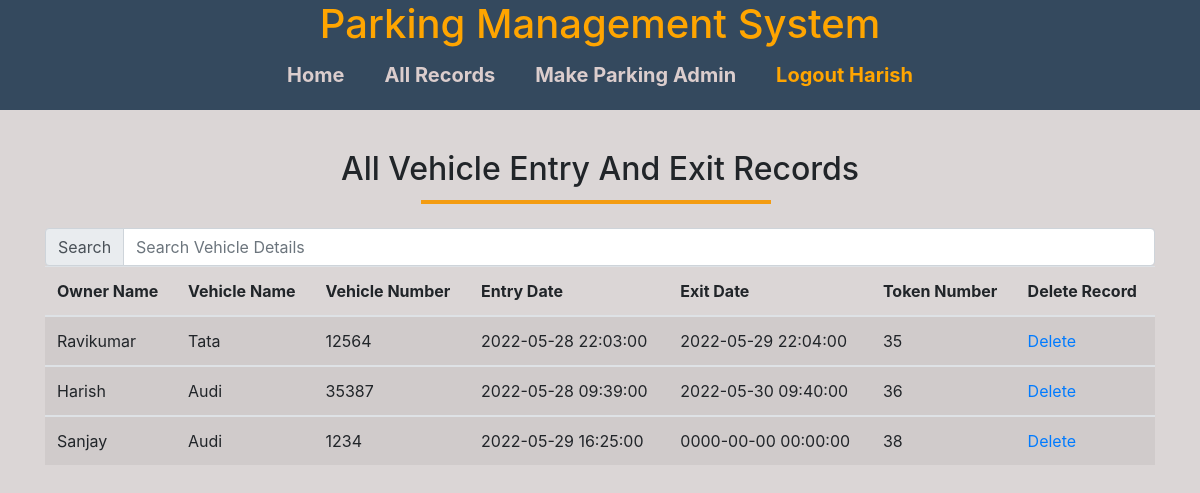
The app's page /record.php (signed in) with its own data.
### tables this page shows
CREATE TABLE `update_info` (
  `Owner_name` varchar(30) NOT NULL,
  `Vehicle_name` varchar(30) NOT NULL,
  `Vehicle_number` varchar(30) NOT NULL,
  `Entry_date` varchar(30) NOT NULL,
  `Exit_date` datetime NOT NULL,
  `Token_number` int(11) NOT NULL
);

### record.php (the view, shortened to what this page needs)
<?php
if(!isset($_SESSION["username"])){
    header("location:http://localhost/project1/login.php");
}else{
    ?>
    <!DOCTYPE html>
<html lang="en">
<head>
    <link rel="stylesheet" href="https://maxcdn.bootstrapcdn.com/bootstrap/4.0.0/css/bootstrap.min.css">
    <link rel="stylesheet" href="css/style.css">
</head>
<body>
        <div class="container-fluid">
            <div class="row">
                <div class="col-md-12 text-center" id="header">
                   <h1> Parking Management System</h1>
                   <ul>
                       <li><a href="index.php">Home</a></li>
                       <li><a href="record.php">All Records</a></li>
                       <li><a href="admin.php">Make Parking Admin</a></li>
                       <li><a style="color: orange;" href="logout.php">Logout <?php echo $_SESSION['username']; ?></a></li>
                   </ul>
                </div>
            </div>
        </div>
    <section>
        <div class="container">
            <div class="row">
                <div class="col-md-12 text-center">
                    <h2 class="register1">All Vehicle Entry And Exit Records</h2>
                </div>
            </div>
            <div class="row">
               <div class="col-md-12">
                   <div class="input-group">
                       <div class="input-group-prepend">
                           <span class="input-group-text" >Search</span>
                       </div>
                        <input type="text" class="form-control" onkeyup="search()" id="text" placeholder="Search Vehicle Details">
                   </div>
                <table class="table table-striped" id="table" >
                    <?php
                        $conn = Mysqli_connect("localhost", "root", "", "smart_parking") or die("conection failed!");
                        $sql = "SELECT * FROM update_info";
                        $result = mysqli_query($conn, $sql) or die("query Failed");
                        if(mysqli_num_rows($result)>0){
                        ?>
                            <thead>
                        <tr>
                            <th>Owner Name</th>
                            <th>Vehicle Name</th>
                            <th>Vehicle Number</th>
                            <th>Entry Date</th>
                            <th>Exit Date</th>
                            <th>Token Number</th>
                            <th>Delete Record</th>
                        </tr>
                    </thead>
                    <?php
                    while($row = mysqli_fetch_assoc($result)){
                    ?>
                    <tbody>
                        <tr>
                            <td><?php echo $row['Owner_name']; ?></td>
                            <td> <?php echo $row['Vehicle_name']; ?> </td>
                            <td><?php echo $row['Vehicle_number']; ?></td>
                            <td> <?php echo $row['Entry_date']; ?></td>
                            <td> <?php echo $row['Exit_date']; ?></td>
                            <td><?php echo $row['Token_number']; ?></td>
                            <td><a href="delete-update.php?Entry_date=<?php echo $row['Entry_date']?>">Delete</a></td>
                        </tr>
                    </tbody>
                    <?php
                    }
                    ?>
                </table>
                <?php
                }else{
                    echo "No Data found!";
                }
                    ?>
               </div>
            </div>
        </div>
    </section>
</body>
</html>
    <?php
}
?>

### css/style.css (style rules this page uses)
* { padding: 0px; margin: 0px; }
body { background: rgb(219, 214, 214); }
#header { background:#34495e; }
#header h1 { color: orange; }
#header ul { display: flex; justify-content: center; }
#header ul li { list-style-type: none; margin: 0px 10px; padding: 4px 10px; }
#header ul li a { color: rgb(219, 205, 205); font-size: 20px; font-weight: bold; text-decoration: none; transition: all 0.5s ease; }
.register1 { margin: 40px 0px; }
.register1::after { content: ""; width: 350px; height: 4px; background: #f39c12; position: absolute; top: 90px; right: 35%; }

### records on screen
update_info: Owner_name "Ravikumar", Vehicle_name "Tata", Vehicle_number "12564", Entry_date "2022-05-28 22:03:00", Exit_date "2022-05-29 22:04:00", Token_number "35"
update_info: Owner_name "Harish", Vehicle_name "Audi", Vehicle_number "35387", Entry_date "2022-05-28 09:39:00", Exit_date "2022-05-30 09:40:00", Token_number "36"
update_info: Owner_name "Sanjay", Vehicle_name "Audi", Vehicle_number "1234", Entry_date "2022-05-29 16:25:00", Exit_date "0000-00-00 00:00:00", Token_number "38"

### other values on screen
$_SESSION['username'] "Harish"
